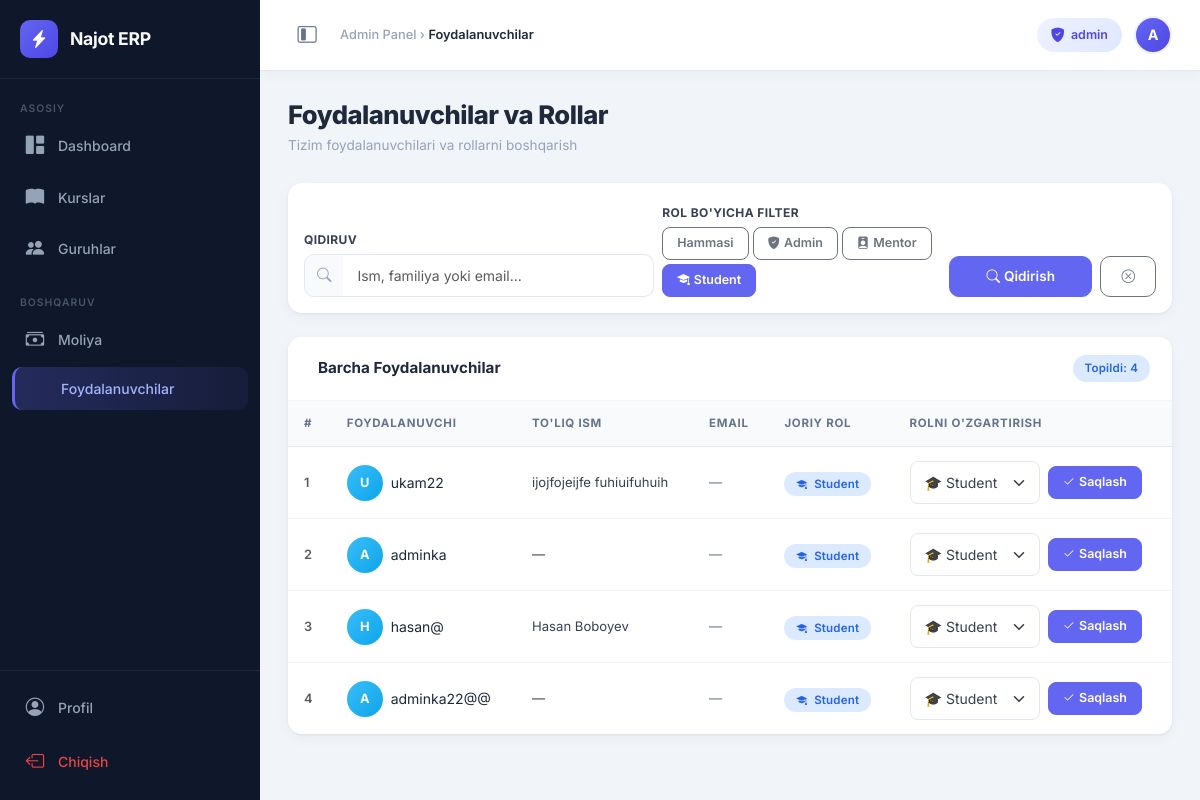
/management/users/?role=STUDENT (signed in), run on an earlier commit of the app's database.
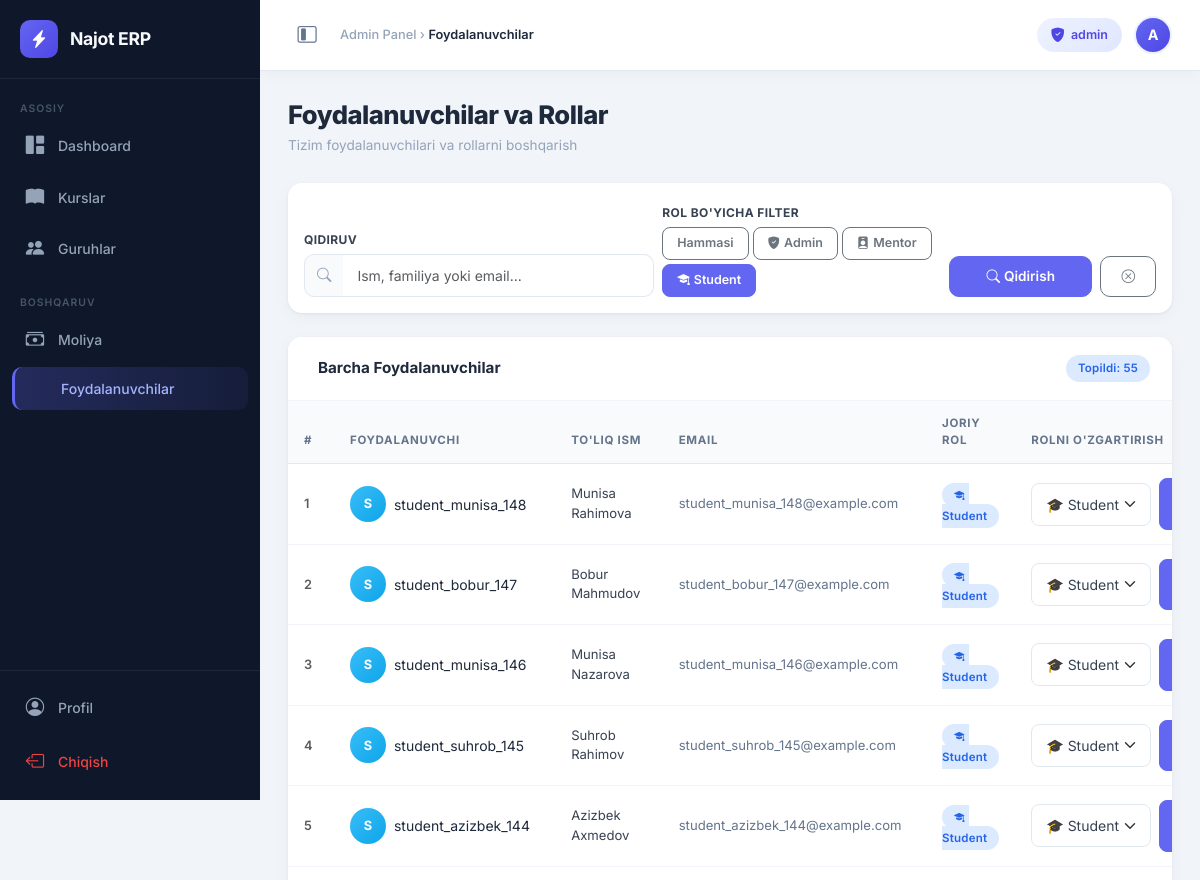
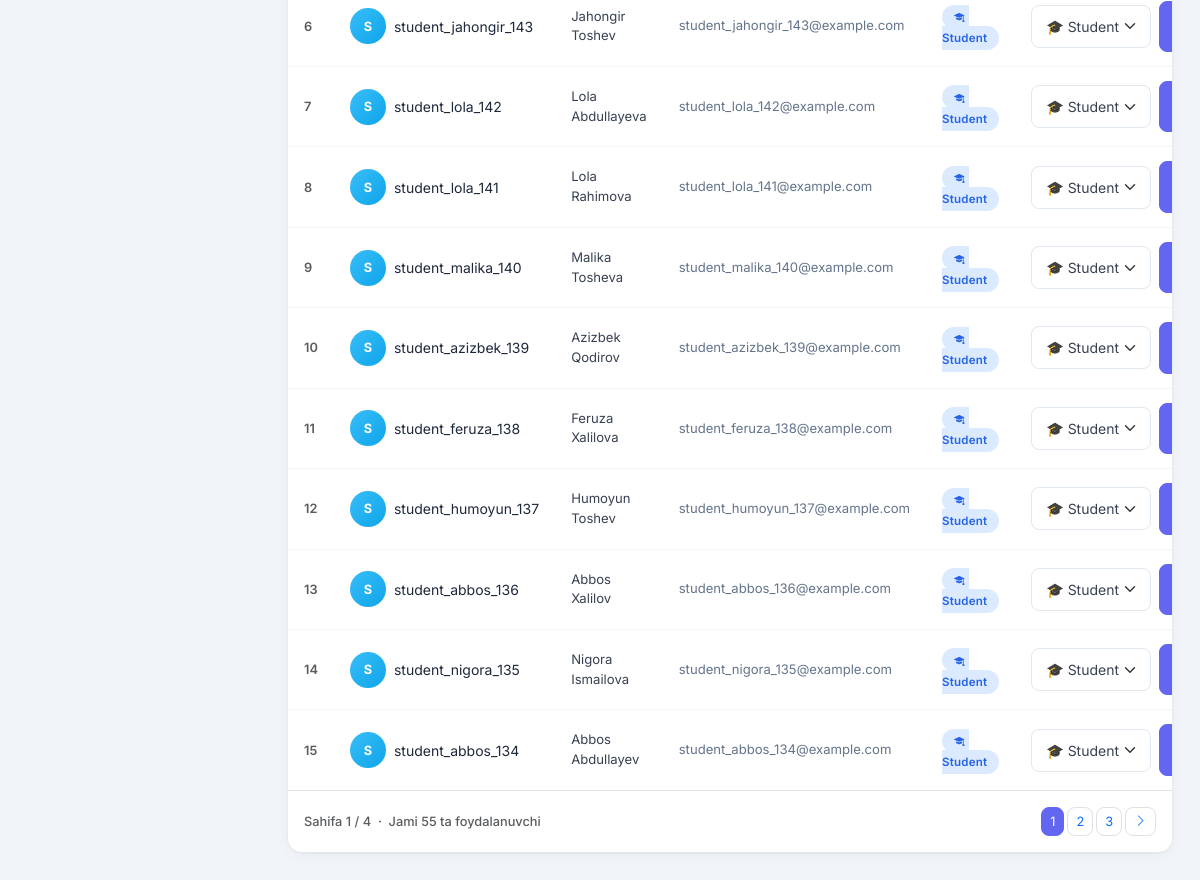
And on a later commit of the database (2 pictures, top to bottom).
### users/models.py (models this page shows, shortened)
class User(AbstractUser):
    ROLE_CHOICES = (
        ('ADMIN', 'Admin'),
        ('MENTOR', 'Mentor'),
        ('STUDENT', 'Student'),
    )
    role = models.CharField(max_length=10, choices=ROLE_CHOICES, default='STUDENT')
    phone = models.CharField(max_length=15, blank=True, null=True)  # Telefon maydoni
    avatar = models.ImageField(upload_to='avatars/', blank=True, null=True)  # Profil rasmi
    objects = CustomUserManager()  # Manager'ni shu yerga ulaymiz
    @property
    def is_admin(self):
        return self.role == 'ADMIN' or self.is_superuser

### users/views.py (the view, shortened to what this page needs)
# urls.py: path('management/users/', UserManagementView.as_view(), name='user_management'),
class UserManagementView(LoginRequiredMixin, UserPassesTestMixin, View):
    def test_func(self):
        return self.request.user.is_authenticated and (self.request.user.is_admin or self.request.user.is_superuser)
    def get(self, request):
        users_qs = User.objects.all().order_by('-date_joined')
        search_query = request.GET.get('q', '').strip()
        role_filter = request.GET.get('role', '').strip().upper()
        if role_filter in ['ADMIN', 'MENTOR', 'STUDENT']:
            users_qs = users_qs.filter(role=role_filter)
        paginator = Paginator(users_qs, 15)
        page_number = request.GET.get('page', 1)
        page_obj = paginator.get_page(page_number)
        context = {
            'page_obj': page_obj,
            'users': page_obj,  # Templateda users deb ishlatilgan eski nom uchun
            'search_query': search_query,
            'role_filter': role_filter,
            'total_count': users_qs.count(),
        }
        return render(request, 'users/user_management.html', context)

### templates/users/user_management.html (shortened to what the changed rows need)
{% extends 'base_admin.html' %}
{% block content %}
<div class="page-header">
    <div>
        <h1>Foydalanuvchilar va Rollar</h1>
    </div>
</div>
<div class="table-card card">
    <div class="card-header d-flex align-items-center gap-2 flex-wrap">
        <h5>Barcha Foydalanuvchilar</h5>
        <span class="badge-pill badge-info ms-auto">
            Topildi: {{ total_count }}
        </span>
    </div>
    <div class="table-responsive">
        <table class="table">
            <thead>
                <tr>
                    <th>#</th>
                    <th>Foydalanuvchi</th>
                    <th>To'liq ism</th>
                    <th>Email</th>
                    <th>Joriy Rol</th>
                    <th>Rolni O'zgartirish</th>
                </tr>
            </thead>
            <tbody>
                {% for u in page_obj %}
                <tr>
                    <td class="text-muted" style="font-size:.8rem; font-weight:600;">
                        {{ forloop.counter0|add:page_obj.start_index }}
                    </td>
                    <td>
                        <div class="d-flex align-items-center gap-2">
                            <div style="width:36px;height:36px;border-radius:50%;
                                        display:flex;align-items:center;justify-content:center;
                                        font-size:.8rem; font-weight:700; color:#fff; flex-shrink:0;
                                        background:{% if u.role == 'ADMIN' %}linear-gradient(135deg,#8b5cf6,#6366f1){% elif u.role == 'MENTOR' %}linear-gradient(135deg,#10b981,#059669){% else %}linear-gradient(135deg,#38bdf8,#0ea5e9){% endif %};">
                                {% if u.avatar %}
                                    <img src="{{ u.avatar.url }}" alt="{{ u.username }}"
                                         style="width:36px;height:36px;border-radius:50%;object-fit:cover;">
                                {% else %}
                                    {{ u.username|slice:":1"|upper }}
                                {% endif %}
                            </div>
                            <div class="fw-700" style="font-size:.875rem; color:#1e293b;">{{ u.username }}</div>
                        </div>
                    </td>
                    <td style="font-size:.82rem; color:#374151;">
                        {{ u.get_full_name|default:"—" }}
                    </td>
                    <td style="font-size:.82rem; color:#64748b;">
                        {{ u.email|default:"—" }}
                    </td>
                    <td>
                        <span class="badge-pill
                            {% if u.role == 'ADMIN' %}badge-admin
                            {% elif u.role == 'MENTOR' %}badge-mentor
                            {% else %}badge-student{% endif %}">
                            {% if u.role == 'ADMIN' %}
                                <i class="bi bi-shield-fill-check me-1" style="font-size:.65rem;"></i>
                            {% elif u.role == 'MENTOR' %}
                                <i class="bi bi-person-badge-fill me-1" style="font-size:.65rem;"></i>
                            {% else %}
                                <i class="bi bi-mortarboard-fill me-1" style="font-size:.65rem;"></i>
                            {% endif %}
                            {{ u.get_role_display }}
                        </span>
                    </td>
                    <td>
                        <form method="POST" class="d-flex gap-2 align-items-center">
                            <select name="new_role"
                                    class="form-select form-select-sm"
                                    style="width:130px; border-radius:8px;">
                                <option value="STUDENT" {% if u.role == 'STUDENT' %}selected{% endif %}>
                                    🎓 Student
                                </option>
                            </select>
                            <button type="submit" class="btn btn-sm btn-primary">
                                <i class="bi bi-check2 me-1"></i>Saqlash
                            </button>
                        </form>
                    </td>
                </tr>
                {% endfor %}
            </tbody>
        </table>
    </div>
    {% if page_obj.paginator.num_pages > 1 %}
    <div class="card-footer bg-white border-top py-3 d-flex align-items-center justify-content-between" style="border-radius:0 0 14px 14px;">
        <div class="text-muted" style="font-size:.8rem; font-weight:500;">
            Sahifa {{ page_obj.number }} / {{ page_obj.paginator.num_pages }}
            &nbsp;·&nbsp; Jami {{ page_obj.paginator.count }} ta foydalanuvchi
        </div>
        <nav>
            <ul class="pagination pagination-sm mb-0 gap-1">
                {% for num in page_obj.paginator.page_range %}
                    {% if page_obj.number == num %}
                        <li class="page-item active">
                            <span class="page-link" style="border-radius:8px; font-size:.8rem; background:var(--primary, #6366f1); border-color:var(--primary, #6366f1);">{{ num }}</span>
                        </li>
                    {% elif num > page_obj.number|add:'-3' and num < page_obj.number|add:'3' %}
                        <li class="page-item">
                            <a class="page-link" href="?{% if search_query %}q={{ search_query }}&{% endif %}{% if role_filter %}role={{ role_filter }}&{% endif %}page={{ num }}"
                               style="border-radius:8px; font-size:.8rem;">{{ num }}</a>
                        </li>
                    {% endif %}
                {% endfor %}
                {% if page_obj.has_next %}
                <li class="page-item">
                    <a class="page-link" href="?{% if search_query %}q={{ search_query }}&{% endif %}{% if role_filter %}role={{ role_filter }}&{% endif %}page={{ page_obj.next_page_number }}"
                       style="border-radius:8px; font-size:.8rem;">
                        <i class="bi bi-chevron-right"></i>
                    </a>
                </li>
                {% endif %}
            </ul>
        </nav>
    </div>
    {% endif %}
</div>
{% endblock %}

What changed in the data, as far as the page shows it:
no longer on this page (row unchanged): User: username "U", username "ukam22", get_full_name "ijojfojeijfe fuhiuifuhuih", email "—", role "Student", new_role "🎓 Student"
no longer on this page (row unchanged): User: username "A", username "adminka", get_full_name "—", email "—", role "Student", new_role "🎓 Student"
no longer on this page (row unchanged): User: username "H", username "hasan@", get_full_name "Hasan Boboyev", email "—", role "Student", new_role "🎓 Student"
no longer on this page (row unchanged): User: username "A", username "adminka22@@", get_full_name "—", email "—", role "Student", new_role "🎓 Student"
added User: username "S", username "student_munisa_148", get_full_name "Munisa Rahimova", email "student_munisa_148@example.com", role "Student", new_role "🎓 Student"
added User: username "S", username "student_bobur_147", get_full_name "Bobur Mahmudov", email "student_bobur_147@example.com", role "Student", new_role "🎓 Student"
added User: username "S", username "student_munisa_146", get_full_name "Munisa Nazarova", email "student_munisa_146@example.com", role "Student", new_role "🎓 Student"
added User: username "S", username "student_suhrob_145", get_full_name "Suhrob Rahimov", email "student_suhrob_145@example.com", role "Student", new_role "🎓 Student"
added User: username "S", username "student_azizbek_144", get_full_name "Azizbek Axmedov", email "student_azizbek_144@example.com", role "Student", new_role "🎓 Student"
added User: username "S", username "student_jahongir_143", get_full_name "Jahongir Toshev", email "student_jahongir_143@example.com", role "Student", new_role "🎓 Student"
added User: username "S", username "student_lola_142", get_full_name "Lola Abdullayeva", email "student_lola_142@example.com", role "Student", new_role "🎓 Student"
added User: username "S", username "student_lola_141", get_full_name "Lola Rahimova", email "student_lola_141@example.com", role "Student", new_role "🎓 Student"
added User: username "S", username "student_malika_140", get_full_name "Malika Tosheva", email "student_malika_140@example.com", role "Student", new_role "🎓 Student"
added User: username "S", username "student_azizbek_139", get_full_name "Azizbek Qodirov", email "student_azizbek_139@example.com", role "Student", new_role "🎓 Student"
added User: username "S", username "student_feruza_138", get_full_name "Feruza Xalilova", email "student_feruza_138@example.com", role "Student", new_role "🎓 Student"
added User: username "S", username "student_humoyun_137", get_full_name "Humoyun Toshev", email "student_humoyun_137@example.com", role "Student", new_role "🎓 Student"
added User: username "S", username "student_abbos_136", get_full_name "Abbos Xalilov", email "student_abbos_136@example.com", role "Student", new_role "🎓 Student"
added User: username "S", username "student_nigora_135", get_full_name "Nigora Ismailova", email "student_nigora_135@example.com", role "Student", new_role "🎓 Student"
added User: username "S", username "student_abbos_134", get_full_name "Abbos Abdullayev", email "student_abbos_134@example.com", role "Student", new_role "🎓 Student"
Also different on the page:
{{ total_count }}: "4" → "55"
{{ page_obj.number }}: (not shown) → "1"
{{ page_obj.paginator.num_pages }}: (not shown) → "4"
{{ page_obj.paginator.count }}: (not shown) → "55"
text now shown: "Sahifa / · Jami ta foydalanuvchi"
new list line: "1"
new list line: "2"
new list line: "3"
